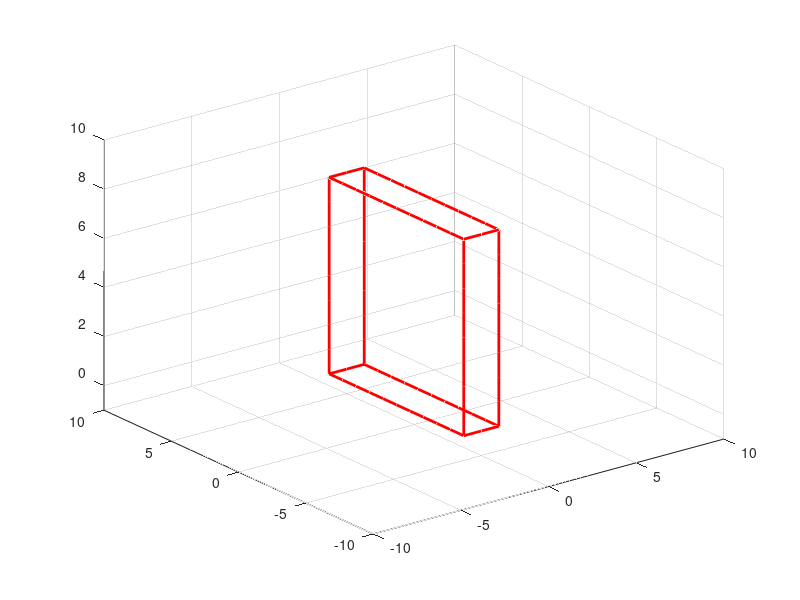

The MATLAB source for this figure:
%% Init Room Variables
room_length         = 10;
room_width          = 2;
room_height         = 8;



%% Create Basic Outlines for Room

room_n =    [
                5 5;                                                        %Front Bottom
                5 5;                                                        %Front Top
            ]
        
room_e =    [
                -room_width/2 room_width/2;                                 %Front Bottom
                -room_width/2 room_width/2;                                 %Front Top
            ]
        
room_d =    [
                0 0;                                                        %Front Bottom
                room_height room_height;                                    %Front Top
            ]
        
% front_bottom    = [-room_width/2:1:room_width/2; zeros([1 length(-room_width/2:1:room_width/2)])+room_length/2; zeros([1 length(-room_width/2:1:room_width/2)])]
% front_top       = [-room_width/2:1:room_width/2; zeros([1 length(-room_width/2:1:room_width/2)])+room_length/2; zeros([1 length(-room_width/2:1:room_width/2)]) + room_height]
% back_bottom     = [-room_width/2:1:room_width/2; zeros([1 length(-room_width/2:1:room_width/2)])-room_length/2; zeros([1 length(-room_width/2:1:room_width/2)])]
% back_top        = [-room_width/2:1:room_width/2; zeros([1 length(-room_width/2:1:room_width/2)])-room_length/2; zeros([1 length(-room_width/2:1:room_width/2)]) + room_height]

hold on;
view(3);
grid on;

plot3((-room_width/2):1:(room_width/2), zeros([1 length((-room_width/2):1:(room_width/2))])+room_length/2, zeros([1 length((-room_width/2):1:(room_width/2))]), 'r', 'LineWidth', 2)
plot3((-room_width/2):1:(room_width/2), zeros([1 length((-room_width/2):1:(room_width/2))])+room_length/2, zeros([1 length((-room_width/2):1:(room_width/2))])+room_height, 'r', 'LineWidth', 2)
plot3((-room_width/2):1:(room_width/2), zeros([1 length((-room_width/2):1:(room_width/2))])-room_length/2, zeros([1 length((-room_width/2):1:(room_width/2))]), 'r', 'LineWidth', 2)
plot3((-room_width/2):1:(room_width/2), zeros([1 length((-room_width/2):1:(room_width/2))])-room_length/2, zeros([1 length((-room_width/2):1:(room_width/2))])+room_height, 'r', 'LineWidth', 2)
 
plot3(zeros([1 length((-room_length/2):1:(room_length/2))])-room_width/2, (-room_length/2):1:(room_length/2), zeros([1 length((-room_length/2):1:(room_length/2))]), 'r', 'LineWidth', 2)
plot3(zeros([1 length((-room_length/2):1:(room_length/2))])-room_width/2, (-room_length/2):1:(room_length/2), zeros([1 length((-room_length/2):1:(room_length/2))])+room_height, 'r', 'LineWidth', 2)
plot3(zeros([1 length((-room_length/2):1:(room_length/2))])+room_width/2, (-room_length/2):1:(room_length/2), zeros([1 length((-room_length/2):1:(room_length/2))]), 'r', 'LineWidth', 2)
plot3(zeros([1 length((-room_length/2):1:(room_length/2))])+room_width/2, (-room_length/2):1:(room_length/2), zeros([1 length((-room_length/2):1:(room_length/2))])+room_height, 'r', 'LineWidth', 2)
 
plot3(zeros([1 length(0:1:room_height)])-room_width/2, zeros([1 length(0:1:room_height)])+room_length/2, (0:1:room_height), 'r', 'LineWidth', 2)
plot3(zeros([1 length(0:1:room_height)])-room_width/2, zeros([1 length(0:1:room_height)])-room_length/2, (0:1:room_height), 'r', 'LineWidth', 2)
plot3(zeros([1 length(0:1:room_height)])+room_width/2, zeros([1 length(0:1:room_height)])+room_length/2, (0:1:room_height), 'r', 'LineWidth', 2)
plot3(zeros([1 length(0:1:room_height)])+room_width/2, zeros([1 length(0:1:room_height)])-room_length/2, (0:1:room_height), 'r', 'LineWidth', 2)

xlim([-10 10])
ylim([-10 10])
zlim([-1 10])
% xlim([(-room_width/2 - 1) (room_width/2 + 1)]);
% ylim([(-room_length/2 - 1 ) ( room_length/2 + 1)]);
% zlim([(- 1) (room_height + 1)]);
hold off;